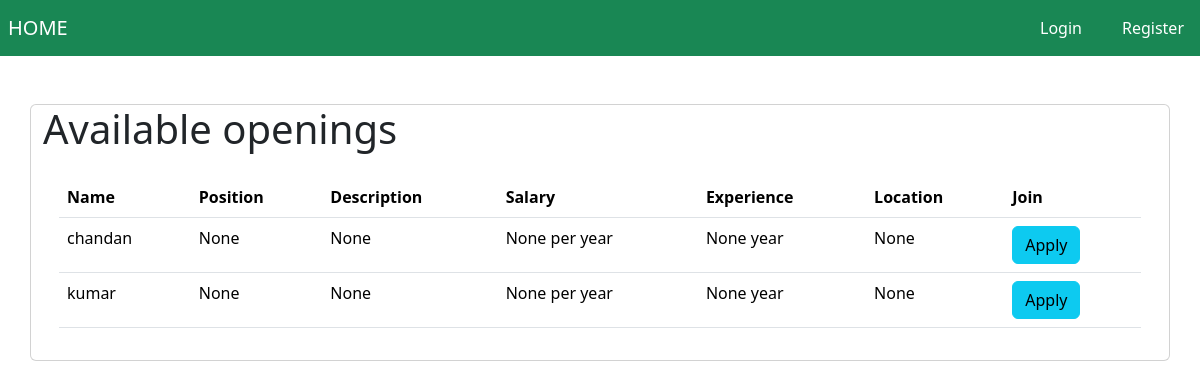
Before: / with the older database file.
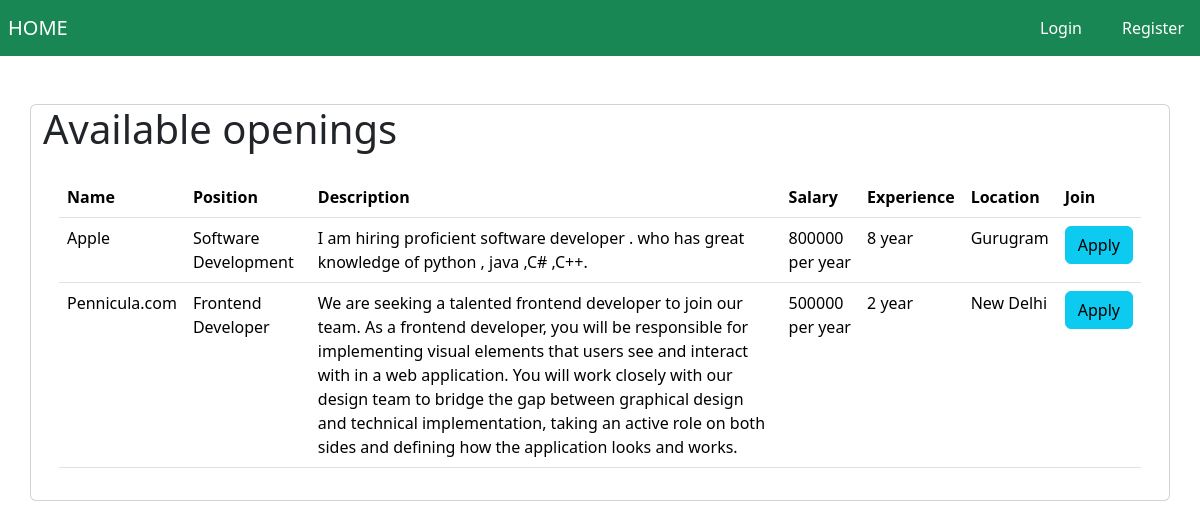
After: the same page with the newer database file.
### app/models.py (models this page shows, shortened)
class Company(models.Model):
    user=models.OneToOneField(User,null=True,on_delete=models.CASCADE)
    name=models.CharField(max_length=200,null=True)
    position=models.CharField(max_length=200,null=True)
    description=models.CharField(max_length=2000,null=True)
    salary=models.IntegerField(null=True)
    experience=models.IntegerField(null=True)
    Location=models.CharField(max_length=2000,null=True)

### app/views.py (the view)
# urls.py: 2. Add a URL to urlpatterns:  path('', views.home, name='home')
def home(request):
        companies=Company.objects.all()
        context={
            'companies':companies,
        }
        return render(request,'Jobseeker.html',context)

### app/templates/Jobseeker.html
{% extends 'main.html' %}
{% load static%}
{% block content %}
<div class="container card">
    <h1>Available openings</h1>
    <div class="card-body">
        <table class="table table-hover">
            <tr>
                <th>Name</th>
                <th>Position</th>
                <th>Description</th>
                <th>Salary</th>
                <th>Experience</th>
                <th>Location</th>
                <th>Join</th>
            </tr>
            {% for c in companies %}
                <tr>
                    <td>{{c.name}}</td>
                    <td>{{c.position}}</td>
                    <td>{{c.description}}</td>
                    <td>{{c.salary}} per year</td>
                    <td>{{c.experience}} year</td>
                    <td>{{c.Location}}</td>
                    <td><a href="{% url 'apply' %}" class="btn btn-info " type="submit">Apply</a></td>
                </tr>
            {% endfor %}
        </table>
    </div>
</div>
{% endblock %}

### app/templates/main.html (shortened to what this page needs)
<!DOCTYPE html>
<html lang="en">
<head>
    <link href="https://cdn.jsdelivr.net/npm/bootstrap@5.3.3/dist/css/bootstrap.min.css" rel="stylesheet">
</head>
<body>
    {% include 'navbar.html' %}
    <br>
    <br>
    {%block content%}
    {% endblock %}
</body>
</html>

### app/templates/navbar.html (shortened to what this page needs)
<head>
  </head>
  <nav class="navbar navbar-expand-lg navbar-dark bg-success">
      <a class="navbar-brand mx-2" href="{% url 'home' %}"> HOME </a>
      {% if request.user.is_authenticated %}
      <span class="user mx-3">Hello, {{request.user}}</span>
      <span ><a  class="user btn btn-info" href ="{% url 'logout' %}"> Logout</a></span>
      {% else %}
          <span ><a class="user mx-4  " href="{% url 'login' %}"> Login </a></span>
          <span ><a class="user mx-3"  href="{% url 'register' %}"> Register </a></span>
      {% endif  %}
    </nav>

### app/templates/navbar.html (style rules this page uses)
.user { color:white; text-decoration: none; }

Changed rows visible on the page:
removed Company: name "chandan", position "None", description "None", salary "None", experience "None", Location "None"
removed Company: name "kumar", position "None", description "None", salary "None", experience "None", Location "None"
added Company: name "Apple", position "Software Development", description "I am hiring proficient software developer . who has great knowledge of python , java ,C# ,C++.", salary "800000", experience "8", Location "Gurugram"
added Company: name "Pennicula.com", position "Frontend Developer", description "We are seeking a talented frontend developer to join our team. As a frontend developer, you will be responsible for implementing visual elements that users see and interact with in a web application. You will work closely with our design team to bridge the gap between graphical design and technical implementation, taking an active role on both sides and defining how the application looks and works.", salary "500000", experience "2", Location "New Delhi"
